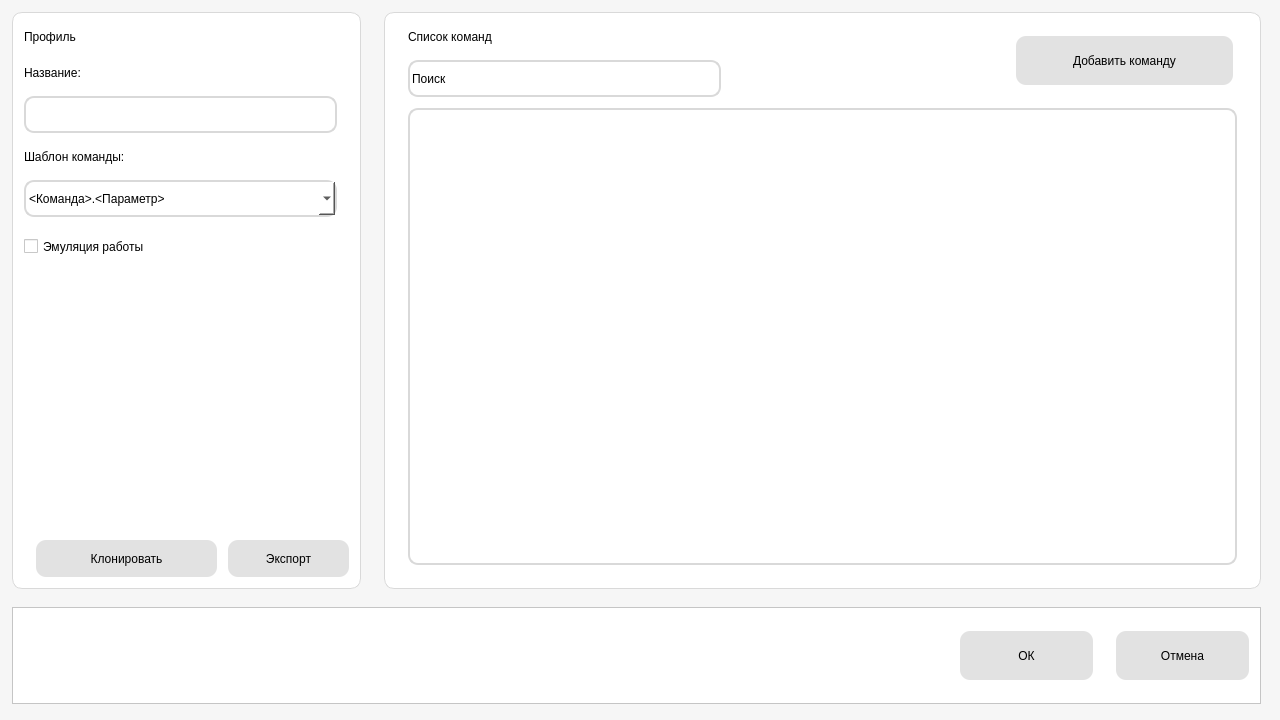
<?xml version="1.0" encoding="UTF-8"?>
<ui version="4.0">
 <class>Edit_profiles</class>
 <widget class="QMainWindow" name="Edit_profiles">
  <property name="geometry">
   <rect>
    <x>0</x>
    <y>0</y>
    <width>1280</width>
    <height>720</height>
   </rect>
  </property>
  <property name="windowTitle">
   <string>EditProfiles</string>
  </property>
  <property name="styleSheet">
   <string notr="true">font: 12pt &quot;intel&quot;;
background-color :#F6F6F6;</string>
  </property>
  <widget class="QWidget" name="centralwidget">
   <property name="styleSheet">
    <string notr="true">QPushButton {
	background-color:#E2E2E2;
    border-radius: 10px;
    border: none;
}

QPushButton:hover {
    background-color: #D9D9D9;
}</string>
   </property>
   <widget class="QFrame" name="frame_profile">
    <property name="geometry">
     <rect>
      <x>12</x>
      <y>12</y>
      <width>349</width>
      <height>577</height>
     </rect>
    </property>
    <property name="styleSheet">
     <string notr="true">QFrame#frame_profile{
	background-color: #FFFFFF;
border: solid #D9D9D9;
border-width: 1px;
border-radius: 10px;
color: rgb(0, 0, 0);
font: 12pt &quot;Calibri&quot;;
}

QLabel{

	background-color: rgb(255, 255, 255);
}

QCheckBox#checkBox_work_emulation{
	background-color: rgb(236, 236, 236);
}
</string>
    </property>
    <property name="frameShape">
     <enum>QFrame::StyledPanel</enum>
    </property>
    <property name="frameShadow">
     <enum>QFrame::Raised</enum>
    </property>
    <widget class="QLabel" name="label_profile">
     <property name="geometry">
      <rect>
       <x>12</x>
       <y>12</y>
       <width>97</width>
       <height>25</height>
      </rect>
     </property>
     <property name="text">
      <string>Профиль</string>
     </property>
    </widget>
    <widget class="QLabel" name="label_2">
     <property name="geometry">
      <rect>
       <x>12</x>
       <y>48</y>
       <width>73</width>
       <height>25</height>
      </rect>
     </property>
     <property name="styleSheet">
      <string notr="true">font: 9pt &quot;Calibri&quot;;
color: rgb(0, 0, 0);</string>
     </property>
     <property name="text">
      <string>Название:</string>
     </property>
    </widget>
    <widget class="QLineEdit" name="lineEdit_profile_name">
     <property name="geometry">
      <rect>
       <x>12</x>
       <y>84</y>
       <width>313</width>
       <height>37</height>
      </rect>
     </property>
     <property name="styleSheet">
      <string notr="true">background-color: #FFFFFF;
border: solid #D9D9D9;
border-width: 2px;
border-radius: 10px;
color: rgb(0, 0, 0);
font: 12pt &quot;Calibri&quot;;</string>
     </property>
    </widget>
    <widget class="QLabel" name="label_comands_blueprint">
     <property name="geometry">
      <rect>
       <x>12</x>
       <y>132</y>
       <width>133</width>
       <height>25</height>
      </rect>
     </property>
     <property name="styleSheet">
      <string notr="true">font: 9pt &quot;Calibri&quot;;
color: rgb(0, 0, 0);</string>
     </property>
     <property name="text">
      <string>Шаблон команды:</string>
     </property>
    </widget>
    <widget class="QComboBox" name="comboBox_params_type">
     <property name="geometry">
      <rect>
       <x>12</x>
       <y>168</y>
       <width>313</width>
       <height>37</height>
      </rect>
     </property>
     <property name="styleSheet">
      <string notr="true">background-color: #FFFFFF;
border: solid #D9D9D9;
border-width: 2px;
border-radius: 10px;
color: rgb(0, 0, 0);
font: 12pt &quot;Calibri&quot;;</string>
     </property>
     <item>
      <property name="text">
       <string>&lt;Команда&gt;.&lt;Параметр&gt;</string>
      </property>
     </item>
     <item>
      <property name="text">
       <string>&lt;Команда&gt;</string>
      </property>
     </item>
    </widget>
    <widget class="QCheckBox" name="checkBox_work_emulation">
     <property name="geometry">
      <rect>
       <x>12</x>
       <y>216</y>
       <width>145</width>
       <height>37</height>
      </rect>
     </property>
     <property name="styleSheet">
      <string notr="true">font: 9pt &quot;Calibri&quot;;
background-color: rgb(255, 255, 255);

</string>
     </property>
     <property name="text">
      <string>Эмуляция работы</string>
     </property>
    </widget>
    <widget class="QPushButton" name="pushButton_export">
     <property name="geometry">
      <rect>
       <x>216</x>
       <y>528</y>
       <width>121</width>
       <height>37</height>
      </rect>
     </property>
     <property name="styleSheet">
      <string notr="true">color: rgb(0, 0, 0);</string>
     </property>
     <property name="text">
      <string>Экспорт</string>
     </property>
     <property name="icon">
      <iconset resource="../res-rc.qrc">
       <normaloff>:/icons/icons/upload.svg</normaloff>:/icons/icons/upload.svg</iconset>
     </property>
    </widget>
    <widget class="QPushButton" name="pushButton_clone">
     <property name="geometry">
      <rect>
       <x>24</x>
       <y>528</y>
       <width>181</width>
       <height>37</height>
      </rect>
     </property>
     <property name="styleSheet">
      <string notr="true">color: rgb(0, 0, 0);</string>
     </property>
     <property name="text">
      <string>Клонировать</string>
     </property>
     <property name="icon">
      <iconset resource="../res-rc.qrc">
       <normaloff>:/icons/icons/copy.svg</normaloff>:/icons/icons/copy.svg</iconset>
     </property>
    </widget>
   </widget>
   <widget class="QFrame" name="frame_list_com">
    <property name="geometry">
     <rect>
      <x>384</x>
      <y>12</y>
      <width>877</width>
      <height>577</height>
     </rect>
    </property>
    <property name="styleSheet">
     <string notr="true">QFrame#frame_list_com{
	background-color: #FFFFFF;
border: solid #D9D9D9;
border-width: 1px;
border-radius: 10px;
color: rgb(0, 0, 0);
font: 12pt &quot;Calibri&quot;;
	
}

QLabel{

	background-color: rgb(236, 236, 236);
}

QCheckBox#checkBox_work_emulation{
	background-color: rgb(236, 236, 236);
}
</string>
    </property>
    <property name="frameShape">
     <enum>QFrame::StyledPanel</enum>
    </property>
    <property name="frameShadow">
     <enum>QFrame::Raised</enum>
    </property>
    <widget class="QLabel" name="label_com_list">
     <property name="geometry">
      <rect>
       <x>24</x>
       <y>12</y>
       <width>109</width>
       <height>25</height>
      </rect>
     </property>
     <property name="styleSheet">
      <string notr="true">font: 9pt &quot;Calibri&quot;;
color: rgb(0, 0, 0);
background-color: rgb(255, 255, 255);</string>
     </property>
     <property name="text">
      <string>Список команд</string>
     </property>
    </widget>
    <widget class="QLineEdit" name="lineEdit_commands">
     <property name="geometry">
      <rect>
       <x>24</x>
       <y>48</y>
       <width>313</width>
       <height>37</height>
      </rect>
     </property>
     <property name="styleSheet">
      <string notr="true">background-color: #FFFFFF;
border: solid #D9D9D9;
border-width: 2px;
border-radius: 10px;
color: rgb(0, 0, 0);
font: 12pt &quot;Calibri&quot;;</string>
     </property>
     <property name="inputMask">
      <string>Поиск</string>
     </property>
    </widget>
    <widget class="QPushButton" name="pushButton_add_command">
     <property name="geometry">
      <rect>
       <x>632</x>
       <y>24</y>
       <width>217</width>
       <height>49</height>
      </rect>
     </property>
     <property name="styleSheet">
      <string notr="true">color: rgb(0, 0, 0);</string>
     </property>
     <property name="text">
      <string>Добавить команду</string>
     </property>
     <property name="icon">
      <iconset resource="../res-rc.qrc">
       <normaloff>:/icons/icons/add.svg</normaloff>:/icons/icons/add.svg</iconset>
     </property>
    </widget>
    <widget class="QListView" name="listView_commands">
     <property name="geometry">
      <rect>
       <x>24</x>
       <y>96</y>
       <width>829</width>
       <height>457</height>
      </rect>
     </property>
     <property name="styleSheet">
      <string notr="true">background-color: rgb(200, 200, 200);
font: 14pt &quot;Calibri&quot;;
background-color: #FFFFFF;
border: solid #D9D9D9;
border-width: 2px;
border-radius: 10px;
color: rgb(0, 0, 0);
font: 12pt &quot;Calibri&quot;;</string>
     </property>
    </widget>
   </widget>
   <widget class="QFrame" name="frame_ok_canc">
    <property name="geometry">
     <rect>
      <x>12</x>
      <y>607</y>
      <width>1249</width>
      <height>97</height>
     </rect>
    </property>
    <property name="styleSheet">
     <string notr="true">QFrame#frame_ok_canc{
	background-color: #FFFFFF;
}

</string>
    </property>
    <property name="frameShape">
     <enum>QFrame::StyledPanel</enum>
    </property>
    <property name="frameShadow">
     <enum>QFrame::Raised</enum>
    </property>
    <widget class="QPushButton" name="pushButton_cancel">
     <property name="geometry">
      <rect>
       <x>1104</x>
       <y>24</y>
       <width>133</width>
       <height>49</height>
      </rect>
     </property>
     <property name="styleSheet">
      <string notr="true">color: rgb(0, 0, 0);</string>
     </property>
     <property name="text">
      <string>Отмена</string>
     </property>
    </widget>
    <widget class="QPushButton" name="pushButton_ok">
     <property name="geometry">
      <rect>
       <x>948</x>
       <y>24</y>
       <width>133</width>
       <height>49</height>
      </rect>
     </property>
     <property name="styleSheet">
      <string notr="true">color: rgb(0, 0, 0);</string>
     </property>
     <property name="text">
      <string>ОК</string>
     </property>
    </widget>
   </widget>
  </widget>
 </widget>
 <resources>
  <include location="../res-rc.qrc"/>
 </resources>
 <connections/>
</ui>
